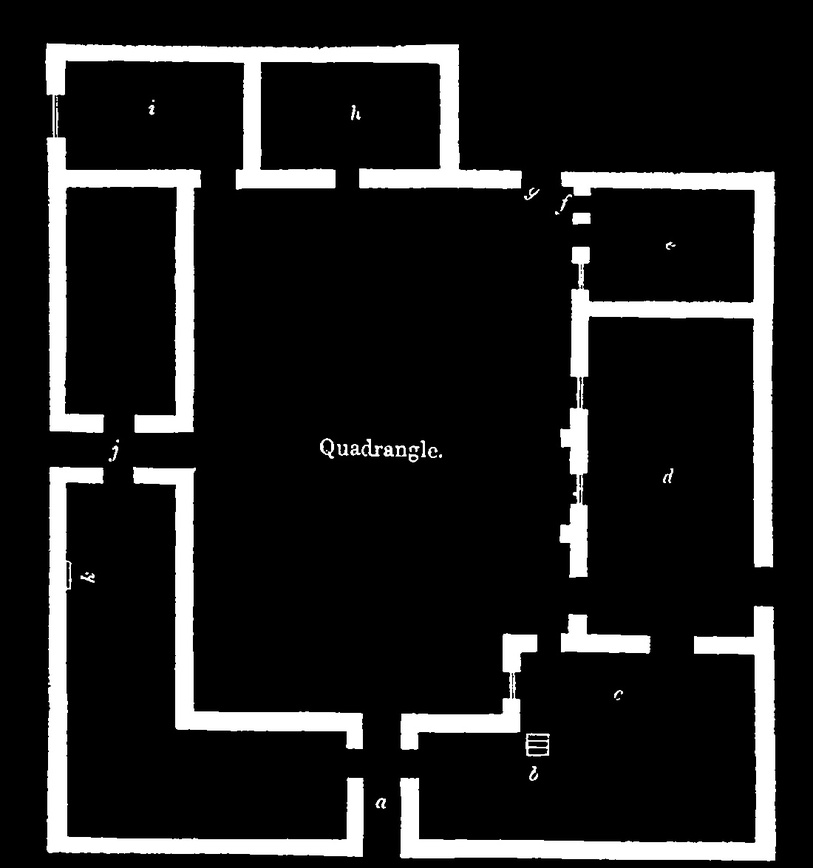
//> input picture Image_operations/src/distance_t.jpg, 813 x 868 px, shrunk from 1100 x 1175 before the run
$ ./brightness   (built with g++ and OpenCV 4)
//> lines starting //> are read from the running program, lines starting //| are printed output that depends on the picture
#include "opencv2/highgui/highgui.hpp"
#include <iostream>

using namespace cv;
using namespace std;

int main( int argc, const char** argv )
{
     Mat img = imread("distance_t.jpg", CV_LOAD_IMAGE_COLOR);
//> img is the input picture: 868 rows x 813 cols, CV_8UC3; min 0, max 255, mean 33.1

      if (img.empty())
     {
              cout << "Image cannot be loaded..!!" << endl;
              return -1;
     }

      Mat imgH = img + Scalar(75, 75, 75); //increase the brightness by 75 units
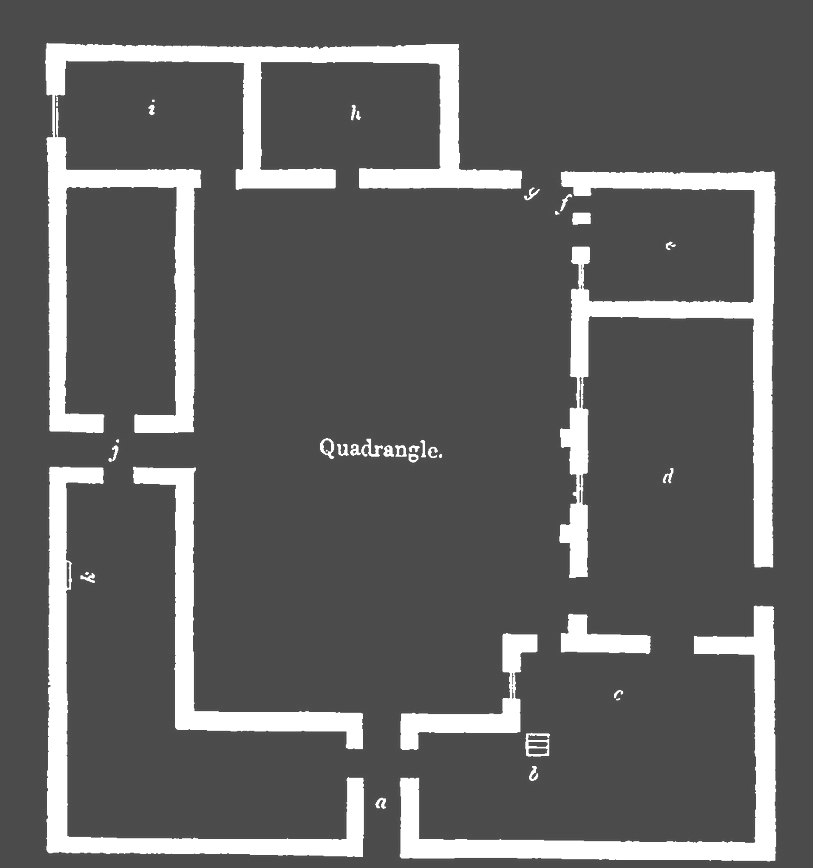
//> imgH: 868 rows x 813 cols, CV_8UC3; min 75, max 255, mean 98.9
     //img.convertTo(imgH, -1, 1, 75);

      Mat imgL = img + Scalar(-75, -75, -75); //decrease the brightness by 75 units
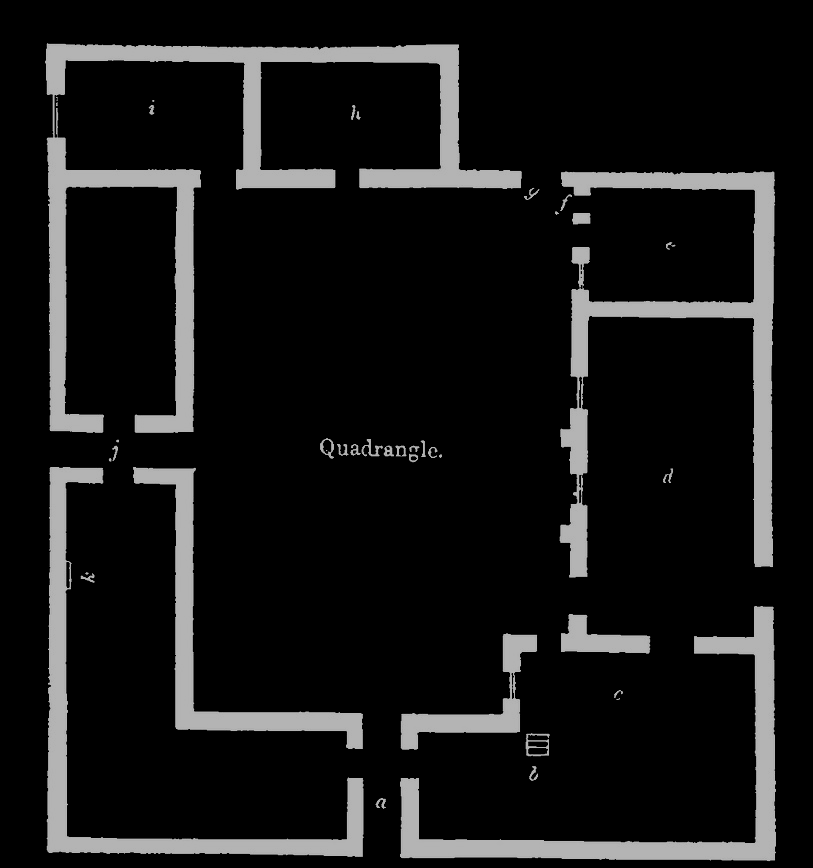
//> imgL: 868 rows x 813 cols, CV_8UC3; min 0, max 180, mean 22.8
     //img.convertTo(imgL, -1, 1, -75);

     namedWindow("Original Image", CV_WINDOW_AUTOSIZE);
     namedWindow("High Brightness", CV_WINDOW_AUTOSIZE);
     namedWindow("Low Brightness", CV_WINDOW_AUTOSIZE);

      imshow("Original Image", img);
     imshow("High Brightness", imgH);
     imshow("Low Brightness", imgL);

      waitKey(0);

      destroyAllWindows(); //destroy all open windows

      return 0;
}
